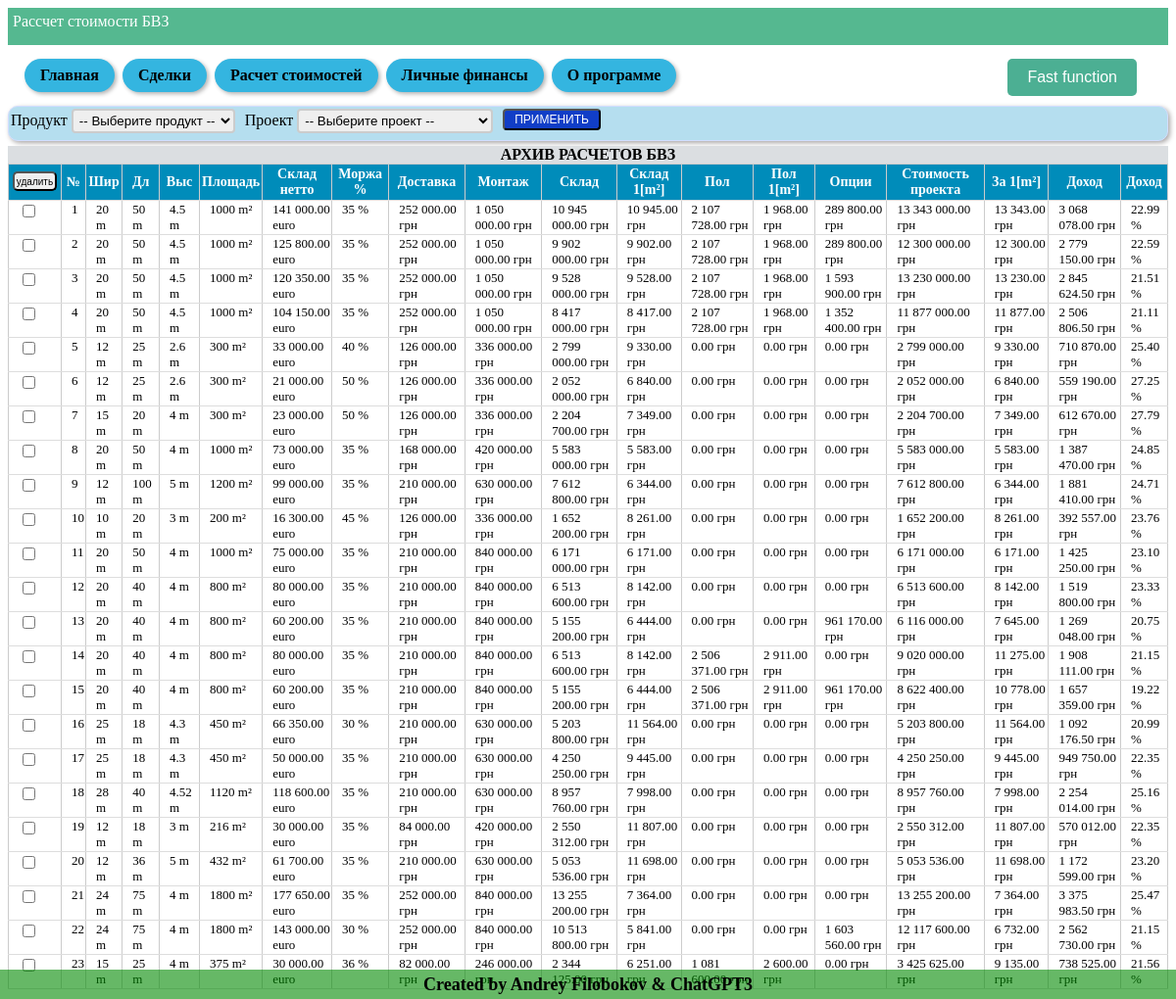
/pricing (signed in), run on the app's committed database.
### tables this page shows
CREATE TABLE archive_calculating (id integer PRIMARY KEY AUTOINCREMENT, lead_ID INTEGER, unique_ID TEXT, user_email TEXT, client TEXT, project TEXT DEFAULT (False), selected TEXT, width INTEGER DEFAULT (False), length INTEGER DEFAULT (False), height INTEGER DEFAULT (False), area INTEGER DEFAULT (False), volume INTEGER DEFAULT (False), product TEXT, temperature TEXT DEFAULT (False), price_warehouse INTEGER DEFAULT (False), price_VAT INTEGER DEFAULT (0), price_customs INTEGER DEFAULT (0), price_delivery INTEGER DEFAULT (False), price_building INTEGER DEFAULT (False), price_foundation INTEGER DEFAULT (0), price_light INTEGER DEFAULT (0), price_rack INTEGER DEFAULT (0), price_cubic_meters REAL DEFAULT (0), price_square_meters REAL DEFAULT (0), price_project INTEGER DEFAULT (0), percent_w INTEGER, percent_f INTEGER, percent_o INTEGER, cost_price INTEGER DEFAULT (False), price_selling_EU INTEGER DEFAULT (False), price_selling_UA INTEGER DEFAULT (0), profit_EU INTEGER DEFAULT (0), profit_UA INTEGER DEFAULT (0), exchange_rates_from INTEGER, exchange_rates_TO INTEGER, cost_square_meters_EU INTEGER DEFAULT (0), cost_cubic_meters_EU INTEGER DEFAULT (0), cost_square_meters_UA INTEGER DEFAULT (0), cost_cubic_meters_UA INTEGER DEFAULT (0), profit_percent INTEGER DEFAULT (0), dimension_found TEXT, area_found INTEGER DEFAULT (0), price_sq_met_found INTEGER DEFAULT (0), cost_foundation INTEGER DEFAULT (0), cost_option INTEGER DEFAULT (0), cost_sq_met_found INTEGER DEFAULT (0), final_price_UA INTEGER DEFAULT (0), final_profit_UA INTEGER DEFAULT (0), final_profit_percent INTEGER DEFAULT (0), final_cost_sq_m_pr INTEGER, comments TEXT DEFAULT no_comments, S_panel TEXT, H_skate INTEGER);

### Saleshelp.py (the view)
@app.route('/pricing', methods=["POST", "GET"])
@login_required
def pricing():
    dbase = FDataBase(get_db())
    if request.method == 'POST':
        checkbox_value = request.form.getlist('check-lead')
        button_delete = request.form.get('button-delete-calc')
        if checkbox_value and button_delete:
            dbase.del_records('my_warehouse', checkbox_value)
    choose_product = [
        {"name": 'БВЗ', "product": 'BVZ'},
        {"name": 'Стеллажи', "product": 'Racks'},
        {"name": 'Мусорные баки', "product": 'Trash-can'},
        {"name": 'Поддоны', "product": 'Pallets'},
        {"name": 'Пластиковая тара', "product": 'Plastic-container'},
        {"name": 'Техника', "product": 'Equipment'},
    ]
    choose_project = []
    for row in dbase.get_info_records('lead', current_user.get_user_email()):
        if str(request.form.get('button-add-calculation')) == str(row['id']):
            choose_project.append({"project": row['project'], "lead": row['company'], "selected": 1})
        else:
            choose_project.append(
                {"project": row['project'], "lead": row['company'], "selected": 0})
    title_table_calc_BVZ, value_table_calc_BVZ = view_table_warehouse(dbase, current_user, page='pricing')
    value_table_calc_BVZ = [list(record.values()) for record in value_table_calc_BVZ]
    return render_template('pricing.html', title='My PRICING', menu=menu,
                           choose_product=choose_product,
                           choose_project=choose_project,
                           title_table_calc_BVZ=title_table_calc_BVZ,
                           value_table_calc_BVZ=value_table_calc_BVZ
                           )

### Saleshelp.py (called while the page is built)
def connect_db():
    conn = sqlite3.connect(app.config['DATABASE'])
    conn.row_factory = sqlite3.Row
    return conn

def get_db():
    if not hasattr(g, 'link_db'):
        g.link_db = connect_db()
    return g.link_db

@login_manager.user_loader
def load_user(user_id):
    dbase = FDataBase(get_db())
    return UserLogin().fromDB(user_id, dbase)

### Utils/FDataBase.py (called while the page is built)
    def get_info_records(self, name_tabl, user_email, *args):
        query = ''
        if len(args) > 0:
            for column, value in args:
                query += f" AND {column} = '{value}' AND "
            query = query.rstrip(' AND')
        sql = f"SELECT * FROM {name_tabl} WHERE user_email = '{user_email}'{query}"
        try:
            self.__cur.execute(sql)
            res = self.__cur.fetchall()
            if res:
                return res
        except:
            print("Ошибка чтения из БД")
        return []

    def get_user(self, user_id):
        try:
            self.__cur.execute(f"SELECT * FROM users WHERE id = {user_id} LIMIT 1")
            res = self.__cur.fetchone()
            if not res:
                print("Пользователь не найден")
                return False
            return res
        except sqlite3.Error as e:
            print("Ошибка получения данных из БД " + str(e))
        return False

    def check_records(self, name_table):
        try:
            check = self.__cur.execute(f"SELECT EXISTS(SELECT 1 FROM {name_table} LIMIT 1);")
            check = check.fetchone()[0]
            return check
        except sqlite3.Error as e:
            print("Ошибка проверки записей в таблице " + str(e))
            return False

### Utils/UserLogin.py (called while the page is built)
    def fromDB(self, user_id, db):
        self.__user = db.get_user(user_id)
        return self

    def get_user_email(self):
        return str(self.__user['email'])

### Utils/View_final_calculation.py (called while the page is built)
def format_price(price):
    return '{:,.2f}'.format(price).replace(',', " ")

### templates/pricing.html (shortened to what this page needs)
{% extends 'base.html' %}
{% block information %} Рассчет стоимости БВЗ {% endblock %}
{% block content %}
{% block settings_product_project_temp %}
<form action="{{url_for('calculation_product', alias=product)}}" method="POST" id="form-setting">
  <div class="warehouse-setting">
      <div>
        <label for="product">Продукт</label>
        <select id="product" name="product" title="Выберете продукт, который требуется расчиать" required>
          <option value="">-- Выберите продукт --</option>
        </select>
      </div>
      <div>
        <label for="project">Проект</label>
        <select id="project" name="project" required>
          <option value="">-- Выберите проект --</option>
        </select>
      </div>
    <button name="button-accept-settings" class="button-accept" value="block" id="apply-setting-button"> применить </button>
  </div>
</form>
{% endblock settings_product_project_temp %}
<form action="{{url_for('pricing')}}" method="POST">
    <table id="my-table">
        <b class="title-final-cost">АРХИВ РАСЧЕТОВ БВЗ</b>
        <tr>
            <th class="button-delete-lead-th">
                <input type="submit" name="button-delete-calc" value="удалить" class="button-delete-lead">
            </th>
            <th>№</th>
            {% for t in title_table_calc_BVZ %}
            <th>{{ t.title }}</th>
            {% endfor %}
        </tr>
        <tbody class="table-result">
            {% for record in value_table_calc_BVZ %}
            <tr>
                <td><input type="checkbox" name="check-lead" id="check-lead" value="{{ record[0] }}"></td>
                <td>{{ value_table_calc_BVZ.index(record)+1 }}</td>
                {% for cell in record[2:-1:] %}
                <td>
                    <a href="{{ url_for('calculation_product', alias='BVZ', calc_ID=record[0]) }}"
                        title="{{ record[-1] }}">
                        {{ cell }}
                    </a>
                </td>
                {% endfor %}
            </tr>
            {% endfor %}
        </tbody>
    </table>
</form>
{% endblock %}

### static/css/style.css (style rules this page uses)
table { width: 90%; border-collapse: collapse; margin-bottom: 10px; }
th { background-color: #a7a1a1; font-weight: bold; }
td, th { padding: 5px; text-align: center; border: 1px solid #ccc; }
.button-delete-lead-th { padding: 0px; width: 20px; white-space: nowrap; }
.button-delete-lead { width: 45px; height: 20px; border-radius: 1px; font-size: 10px; padding: 0; border-radius: 5px; margin-bottom: 2px; margin-left: 2px; margin-right: 2px; }
#my-table { border-collapse: collapse; width: 100%; }
#my-table th { background-color: #008CBA; color: white; font-weight: bold; padding: 2px; border-bottom: 1px solid #ddd; font-size: 14px; }
#my-table td { border-bottom: 1px solid #ddd; padding: 1px; padding-left: 10px; text-align: left; font-size: 13px; vertical-align: top; background-color: white; }
table td a { text-decoration: none; color: inherit; }
.warehouse-setting { display: flex; flex-direction: row; padding: 2px; background-color: rgb(181, 222, 239); border: 1px solid #d2deff; border-radius: 10px; box-shadow: 2px 2px 5px #a9a6a6; margin-bottom: 5px; }
.warehouse-setting select { padding: 2px; border: 2px solid #ccc; border-radius: 4px; max-width: 200px; margin-right: 10px; }
.title-final-cost { display: block; text-align: center; background-color: #dbdee1; }
.button-accept { display: inline-block; padding: 2px 10px; border-radius: 4px; font-size: 12px; text-decoration: none; text-transform: uppercase; color: #fff; background-color: #113ec7; cursor: pointer; transition: all 0.2s ease; margin-bottom: 8px; }

### data on the page
archive_calculating: value_table_calc_BVZ.index(record)+1 "1", cell "20 m" "50 m" "4.5 m" "1000 m²" "141 000.00 euro" "35 %" "252 000.00 грн" "1 050 000.00 грн" "10 945 000.00 грн" "10 945.00 грн" "2 107 728.00 грн" "1 968.00 грн" "289 800.00 грн" "13 343 000.00 грн" "13 343.00 грн" "3 068 078.00 грн" "22.99 %"
archive_calculating: value_table_calc_BVZ "2", cell "20 m" "50 m" "4.5 m" "1000 m²" "125 800.00 euro" "35 %" "252 000.00 грн" "1 050 000.00 грн" "9 902 000.00 грн" "9 902.00 грн" "2 107 728.00 грн" "1 968.00 грн" "289 800.00 грн" "12 300 000.00 грн" "12 300.00 грн" "2 779 150.00 грн" "22.59 %"
archive_calculating: value_table_calc_BVZ "3", cell "20 m" "50 m" "4.5 m" "1000 m²" "120 350.00 euro" "35 %" "252 000.00 грн" "1 050 000.00 грн" "9 528 000.00 грн" "9 528.00 грн" "2 107 728.00 грн" "1 968.00 грн" "1 593 900.00 грн" "13 230 000.00 грн" "13 230.00 грн" "2 845 624.50 грн" "21.51 %"
archive_calculating: value_table_calc_BVZ "4", cell "20 m" "50 m" "4.5 m" "1000 m²" "104 150.00 euro" "35 %" "252 000.00 грн" "1 050 000.00 грн" "8 417 000.00 грн" "8 417.00 грн" "2 107 728.00 грн" "1 968.00 грн" "1 352 400.00 грн" "11 877 000.00 грн" "11 877.00 грн" "2 506 806.50 грн" "21.11 %"
archive_calculating: value_table_calc_BVZ "5", cell "12 m" "25 m" "2.6 m" "300 m²" "33 000.00 euro" "40 %" "126 000.00 грн" "336 000.00 грн" "2 799 000.00 грн" "9 330.00 грн" "0.00 грн" "0.00 грн" "0.00 грн" "2 799 000.00 грн" "9 330.00 грн" "710 870.00 грн" "25.40 %"
archive_calculating: value_table_calc_BVZ "6", cell "12 m" "25 m" "2.6 m" "300 m²" "21 000.00 euro" "50 %" "126 000.00 грн" "336 000.00 грн" "2 052 000.00 грн" "6 840.00 грн" "0.00 грн" "0.00 грн" "0.00 грн" "2 052 000.00 грн" "6 840.00 грн" "559 190.00 грн" "27.25 %"
archive_calculating: value_table_calc_BVZ "7", cell "15 m" "20 m" "4 m" "300 m²" "23 000.00 euro" "50 %" "126 000.00 грн" "336 000.00 грн" "2 204 700.00 грн" "7 349.00 грн" "0.00 грн" "0.00 грн" "0.00 грн" "2 204 700.00 грн" "7 349.00 грн" "612 670.00 грн" "27.79 %"
archive_calculating: value_table_calc_BVZ.index(record)+1 "8", cell "20 m" "50 m" "4 m" "1000 m²" "73 000.00 euro" "35 %" "168 000.00 грн" "420 000.00 грн" "5 583 000.00 грн" "5 583.00 грн" "0.00 грн" "0.00 грн" "0.00 грн" "5 583 000.00 грн" "5 583.00 грн" "1 387 470.00 грн" "24.85 %"
archive_calculating: value_table_calc_BVZ "9", cell "12 m" "100 m" "5 m" "1200 m²" "99 000.00 euro" "35 %" "210 000.00 грн" "630 000.00 грн" "7 612 800.00 грн" "6 344.00 грн" "0.00 грн" "0.00 грн" "0.00 грн" "7 612 800.00 грн" "6 344.00 грн" "1 881 410.00 грн" "24.71 %"
archive_calculating: value_table_calc_BVZ.index(record)+1 "10", cell "10 m" "20 m" "3 m" "200 m²" "16 300.00 euro" "45 %" "126 000.00 грн" "336 000.00 грн" "1 652 200.00 грн" "8 261.00 грн" "0.00 грн" "0.00 грн" "0.00 грн" "1 652 200.00 грн" "8 261.00 грн" "392 557.00 грн" "23.76 %"
archive_calculating: value_table_calc_BVZ "11", cell "20 m" "50 m" "4 m" "1000 m²" "75 000.00 euro" "35 %" "210 000.00 грн" "840 000.00 грн" "6 171 000.00 грн" "6 171.00 грн" "0.00 грн" "0.00 грн" "0.00 грн" "6 171 000.00 грн" "6 171.00 грн" "1 425 250.00 грн" "23.10 %"
archive_calculating: value_table_calc_BVZ "12", cell "20 m" "40 m" "4 m" "800 m²" "80 000.00 euro" "35 %" "210 000.00 грн" "840 000.00 грн" "6 513 600.00 грн" "8 142.00 грн" "0.00 грн" "0.00 грн" "0.00 грн" "6 513 600.00 грн" "8 142.00 грн" "1 519 800.00 грн" "23.33 %"
archive_calculating: value_table_calc_BVZ "13", cell "20 m" "40 m" "4 m" "800 m²" "60 200.00 euro" "35 %" "210 000.00 грн" "840 000.00 грн" "5 155 200.00 грн" "6 444.00 грн" "0.00 грн" "0.00 грн" "961 170.00 грн" "6 116 000.00 грн" "7 645.00 грн" "1 269 048.00 грн" "20.75 %"
archive_calculating: value_table_calc_BVZ "14", cell "20 m" "40 m" "4 m" "800 m²" "80 000.00 euro" "35 %" "210 000.00 грн" "840 000.00 грн" "6 513 600.00 грн" "8 142.00 грн" "2 506 371.00 грн" "2 911.00 грн" "0.00 грн" "9 020 000.00 грн" "11 275.00 грн" "1 908 111.00 грн" "21.15 %"
archive_calculating: value_table_calc_BVZ "15", cell "20 m" "40 m" "4 m" "800 m²" "60 200.00 euro" "35 %" "210 000.00 грн" "840 000.00 грн" "5 155 200.00 грн" "6 444.00 грн" "2 506 371.00 грн" "2 911.00 грн" "961 170.00 грн" "8 622 400.00 грн" "10 778.00 грн" "1 657 359.00 грн" "19.22 %"
archive_calculating: value_table_calc_BVZ "16", cell "25 m" "18 m" "4.3 m" "450 m²" "66 350.00 euro" "30 %" "210 000.00 грн" "630 000.00 грн" "5 203 800.00 грн" "11 564.00 грн" "0.00 грн" "0.00 грн" "0.00 грн" "5 203 800.00 грн" "11 564.00 грн" "1 092 176.50 грн" "20.99 %"
archive_calculating: value_table_calc_BVZ "17", cell "25 m" "18 m" "4.3 m" "450 m²" "50 000.00 euro" "35 %" "210 000.00 грн" "630 000.00 грн" "4 250 250.00 грн" "9 445.00 грн" "0.00 грн" "0.00 грн" "0.00 грн" "4 250 250.00 грн" "9 445.00 грн" "949 750.00 грн" "22.35 %"
archive_calculating: value_table_calc_BVZ "18", cell "28 m" "40 m" "4.52 m" "1120 m²" "118 600.00 euro" "35 %" "210 000.00 грн" "630 000.00 грн" "8 957 760.00 грн" "7 998.00 грн" "0.00 грн" "0.00 грн" "0.00 грн" "8 957 760.00 грн" "7 998.00 грн" "2 254 014.00 грн" "25.16 %"
archive_calculating: value_table_calc_BVZ "19", cell "12 m" "18 m" "3 m" "216 m²" "30 000.00 euro" "35 %" "84 000.00 грн" "420 000.00 грн" "2 550 312.00 грн" "11 807.00 грн" "0.00 грн" "0.00 грн" "0.00 грн" "2 550 312.00 грн" "11 807.00 грн" "570 012.00 грн" "22.35 %"
archive_calculating: value_table_calc_BVZ "20", cell "12 m" "36 m" "5 m" "432 m²" "61 700.00 euro" "35 %" "210 000.00 грн" "630 000.00 грн" "5 053 536.00 грн" "11 698.00 грн" "0.00 грн" "0.00 грн" "0.00 грн" "5 053 536.00 грн" "11 698.00 грн" "1 172 599.00 грн" "23.20 %"
archive_calculating: value_table_calc_BVZ "21", cell "24 m" "75 m" "4 m" "1800 m²" "177 650.00 euro" "35 %" "252 000.00 грн" "840 000.00 грн" "13 255 200.00 грн" "7 364.00 грн" "0.00 грн" "0.00 грн" "0.00 грн" "13 255 200.00 грн" "7 364.00 грн" "3 375 983.50 грн" "25.47 %"
archive_calculating: value_table_calc_BVZ "22", cell "24 m" "75 m" "4 m" "1800 m²" "143 000.00 euro" "30 %" "252 000.00 грн" "840 000.00 грн" "10 513 800.00 грн" "5 841.00 грн" "0.00 грн" "0.00 грн" "1 603 560.00 грн" "12 117 600.00 грн" "6 732.00 грн" "2 562 730.00 грн" "21.15 %"
archive_calculating: value_table_calc_BVZ "23", cell "15 m" "25 m" "4 m" "375 m²" "30 000.00 euro" "36 %" "82 000.00 грн" "246 000.00 грн" "2 344 125.00 грн" "6 251.00 грн" "1 081 600.00 грн" "2 600.00 грн" "0.00 грн" "3 425 625.00 грн" "9 135.00 грн" "738 525.00 грн" "21.56 %"

### other printed values
{{ m.name }} "Главная" "Сделки" "Расчет стоимостей" "Личные финансы" "О программе"
{{ t.title }} "Шир" "Дл" "Выс" "Площадь" "Склад нетто" "Моржа %" "Доставка" "Монтаж" "Склад" "Склад 1[m²]" "Пол" "Пол 1[m²]" "Опции" "Стоимость проекта" "За 1[m²]" "Доход" "Доход"
